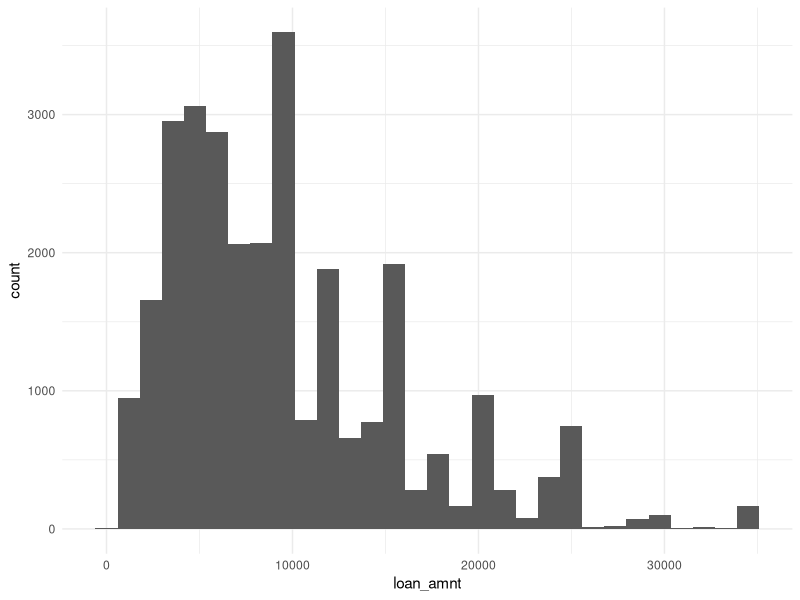

Write R code to recreate this figure.
# ------------------
# 로지스틱 회귀분석 - 분류문제
# ------------------

# 지난시간에는 기초 통계와 수치형 데이터를 예측하는 것에 배웠습니다. 
# 또한 caret 패키지를 활용하는 것에 대해 배웠습니다. 
# 오늘 시간에는 데이터 전처리 시, 기본적인 원리, caret을 활용한 모형 튜닝, 그리고 H2O패키지에 대해 소개하려고 합니다. 

# 데이터셋은 대출과 관련된 것으로 준비했습니다.

#### 데이터 전처리 시 기본적원 방법 정리 ####
#### (2) 데이터 불러오기 ####
getwd()
setwd("/Volumes/T7/git/kma")

loan_data = read.csv("data/raw_loan_data.csv", stringsAsFactors = FALSE)

#### (3) 데이터 탐색하기 ####
# Load the gmodels package 

install.packages("gmodels")
library(gmodels)

# 종속변수가 되는 loan_status에 대해 데이터를 탐색합니다. 
CrossTable(x = loan_data$loan_status)


# 0의 의미는 채무 이행, 즉 대출금을 상환한 사람 숫자
# 1의 의미는 채무 불이행, 즉 대출금을 상환하지 못한 사람 숫자
library(ggplot2)


ggplot(loan_data, aes(x = loan_amnt)) +
  geom_histogram() +
  theme_minimal()

#ggplot(loan_data, aes(x = age, y = annual_inc)) +
  

# prop.r의 경우, y값에 대한 x의 비율을 알 수 있음
# prop.c의 경우, 각 변수에 대한 비율을 알 수 있음
# prop.t의 경우, 전체 테이블의 비율을 알 수 있음
# prop.chisq의 경우 각 셀에 해당하는 카이제곱의 비율을 알 수 있음
# But, 각 변수, 전체 테이블, 카이제곱은 현재로써는 필요 없음

# 위 데이터 탐색에서 봐야 하는 것은 loan_status기준으로 데이터가 불균형하다는 것에 있음
# 분류 문제 다룰 시, 이와 같은 문제에 직면하는 경우가 많음. 


index_high_age = which(loan_data$age > 100)
#### (4) 데이터 시각화 하기 #### 


# 수치형 데이터 - 히스토그램으로 대출금액 파악하기 


#### (5) 이상치 제거 ####
# 시각화의 목적은 크게 두가지가 있다. 
# 변수간의 관계성, 분포도 등 확인이 필요하다. 
# 가장 좋은 것 중 하나는, missing data를 잡아내거나, 이상치를 잡아낼 수 있다. 
# 산점도를 확인해보자


# 위 그래프에서 보이는 것처럼 age가 150에 가까운 데이터가 존재했다.
# 이상치에 대한 접근방법은 크게 2가지다
# (1) 도메인 전문가의 직관 및 의견
# (2) 통계적인 방법으로 제거
# (3) (1) + (2)을 혼합해서 사용하는 것
# 즉, 현업 담당자와 커뮤니케이션을 통해서 이상치를 제거한다. 

# (1) 방법으로 제거
# 상식적으로 140세는 존재할 수 없다. (현재 의학으로는..)
# 다행히, 데이터가 1개만 존재하기 때문에, 삭제해도 무방하다.
# 이상치인 데이터의 Index를 찾아본다. 

# 이 코드는 특정 Index를 유용하기 때문에 꼭 참고한다. 

# 19486번째 사람인 것 확인

# 새로운 데이터를 만든다. loan_data2 로 저장한다. 


# (2) 방법으로 제거
# 사분위수 Q3 + 1.5 * IQR 보다 큰것을 이상치로 판단 후 제거

# 이상치로 측정된 전체 Index는 1382개수로 확인됨

# 이상치 제거한 데이터

# 이 데이터는 사용하지 않을 것이기 때문에 제거

# 위와 같은 방법으로 이상치를 제거할 수 있다. 

#### (6) 결측치 처리 방법 ####

# int_rate와 emp_length에 결측치가 제법 많음이 보인다.
# int_rate의 경우 2776
# emp_length의 경우 809

# 만약 여러분이, 데이터 처리를 해야 하는 상황이라면 어떻게 해야 할까요?
# 크게 3가지 방법이 있습니다. 
# 첫번째, 행 또는 열 삭제
# 두번째, 대치법
# 세번째, 그 상태로 유지하는 법

# 어떤 방법이 더 좋은지는 상황에 따라 다릅니다. 
# 여기서는 각각의 방법에 대해 코드 처리법을 알려드립니다. 
# 이 원칙은 어떤 언어를 사용해도 동일하게 적용됩니다. 

#### (6-1) 결측치 제거 #### 
## 행 제거
# 결측치에 해당하는 Index 확인

# 2776개 확인

# Index 활용 제거

## 변수 제거

# 간단하게 변수 제거

#### (6-2) 중간값 대치 ####
# 우선, 결측치를 제외한 중간값을 구한다. 


# 다른 데이터로 변환


# 결측치 index에 중간값 대치


# 요약 통계량으로 결측치 유무 재확인


# Tip: 중간값 대치가 꼭 합리적인 것은 아닙니다. 
# R에서는 다중대치법에 관한 패키지가 있습니다. 
# 이 부분은 개인적으로 소화하시는 것으로 남겨 놓겠습니다. 
# https://www.analyticsvidhya.com/blog/2016/03/tutorial-powerful-packages-imputing-missing-values/

#### (6-3) 결측치를 사용하기 ####
# 단, 중요한 것은 수치형이나 범주형이나, NA를 하나의 값으로 생각하고 치환하는 것이 핵심 포인트입니다. 


# 근속년수에 따른 데이터를 변환하면 'Missing'으로 하나의 의미있는 값으로 치환할 수 있습니다. 
# 강사가 가장 좋아하는 소스코드 중의 하나입니다. 

# End of Document
